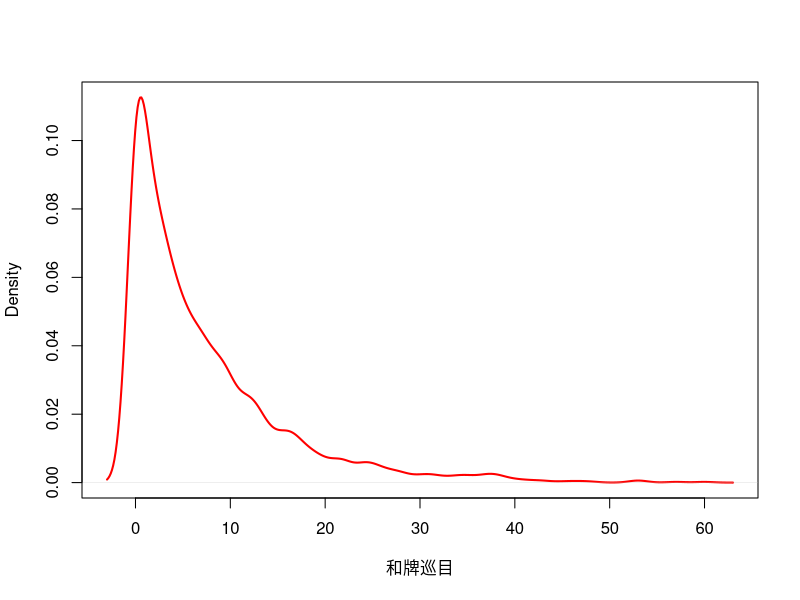
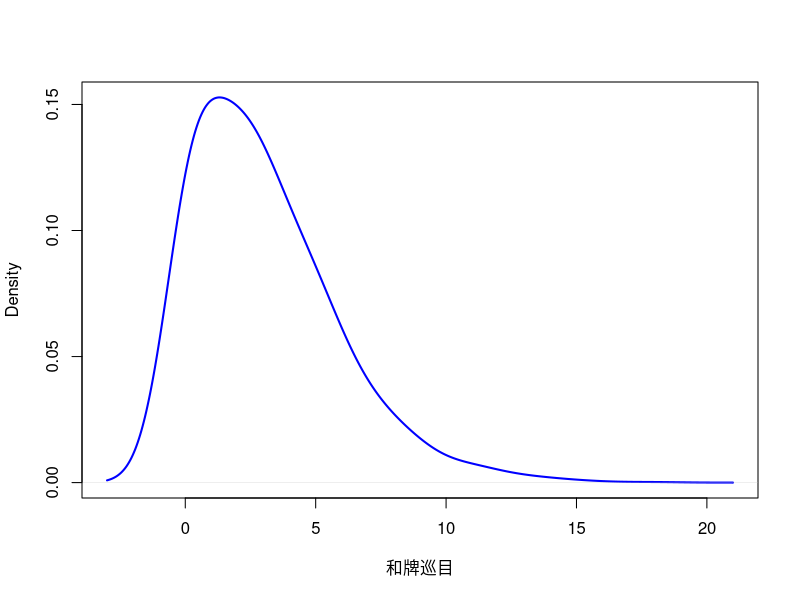
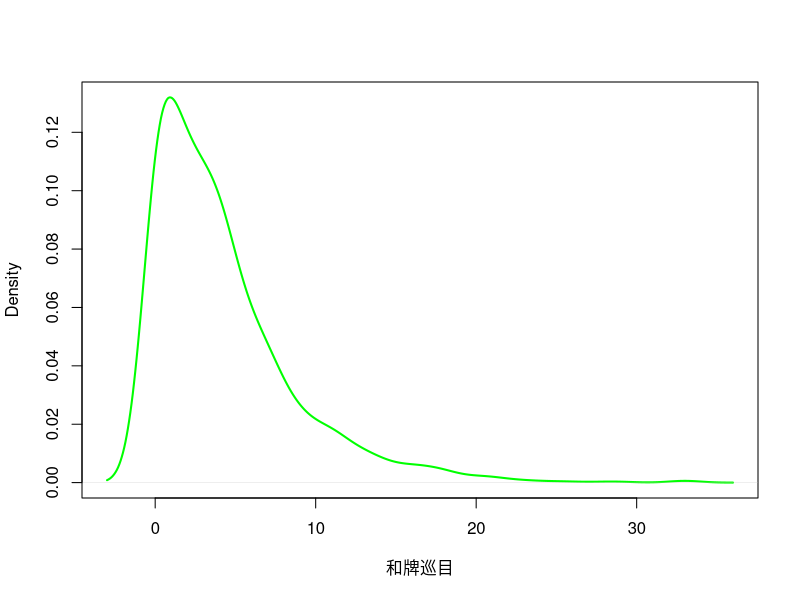
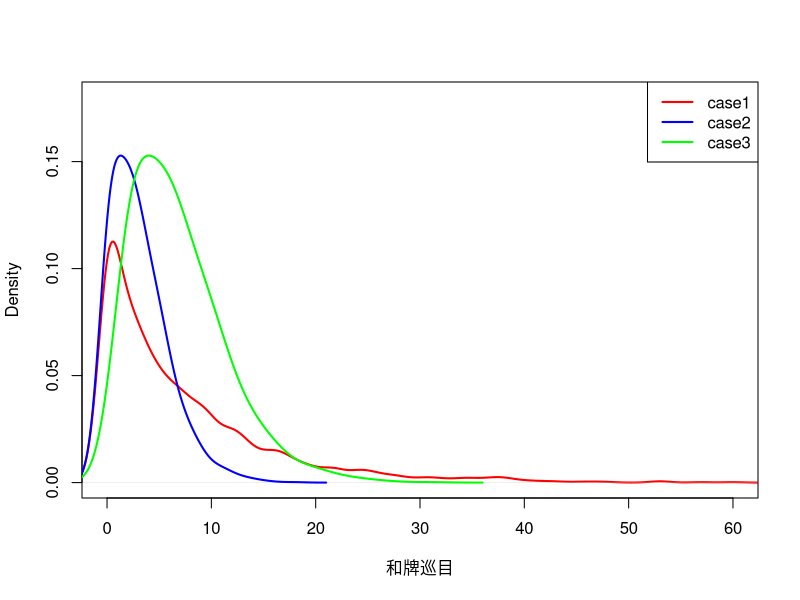
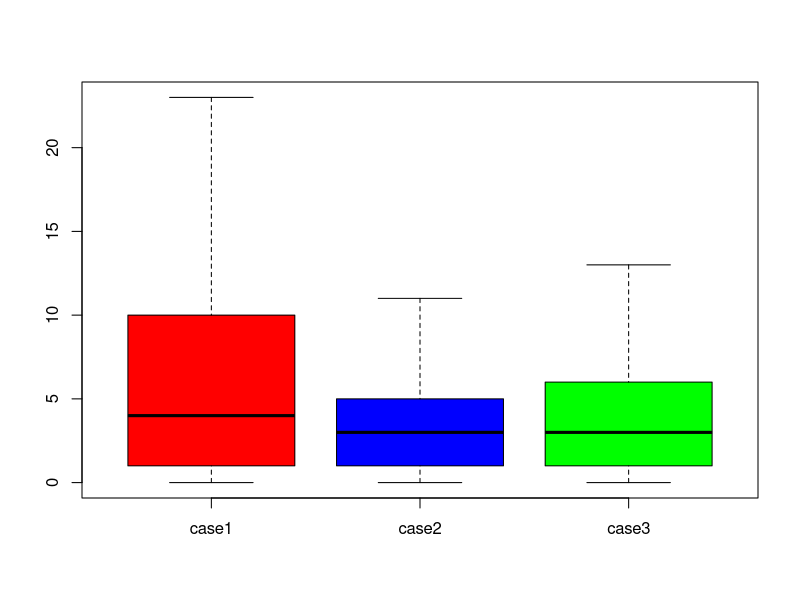
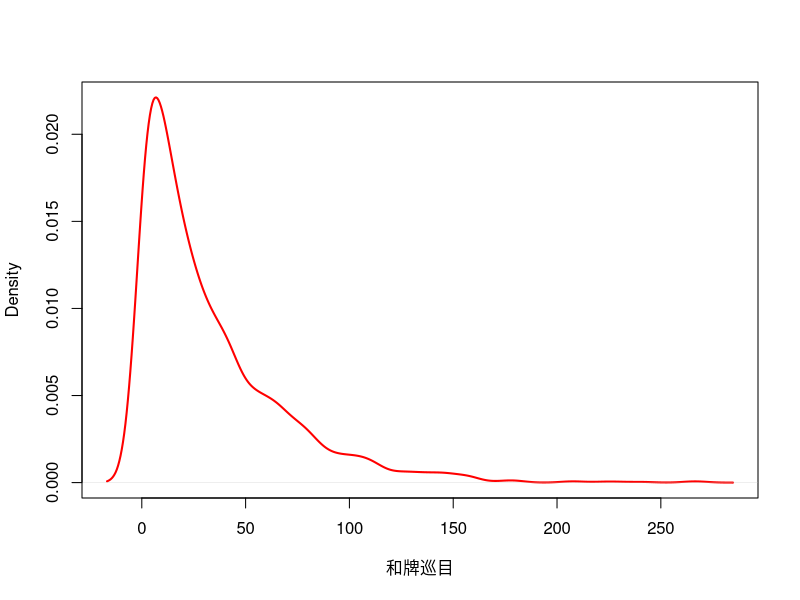
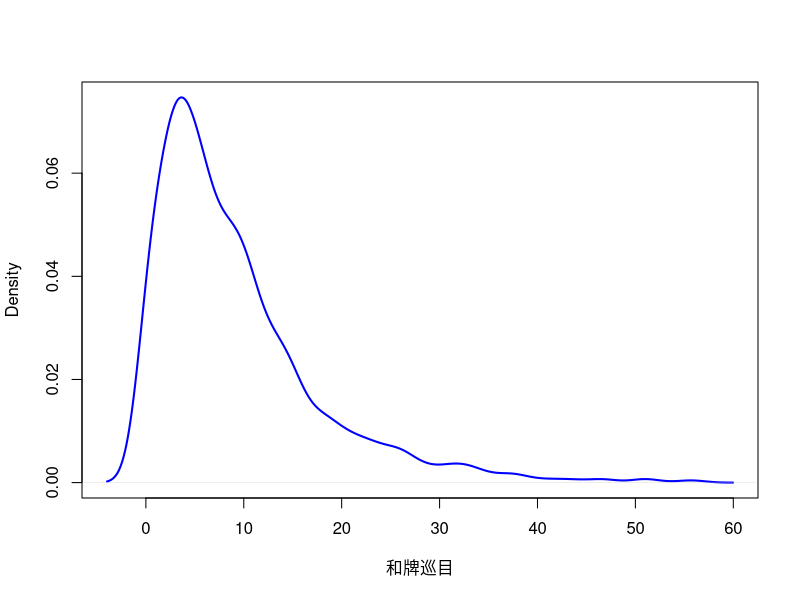
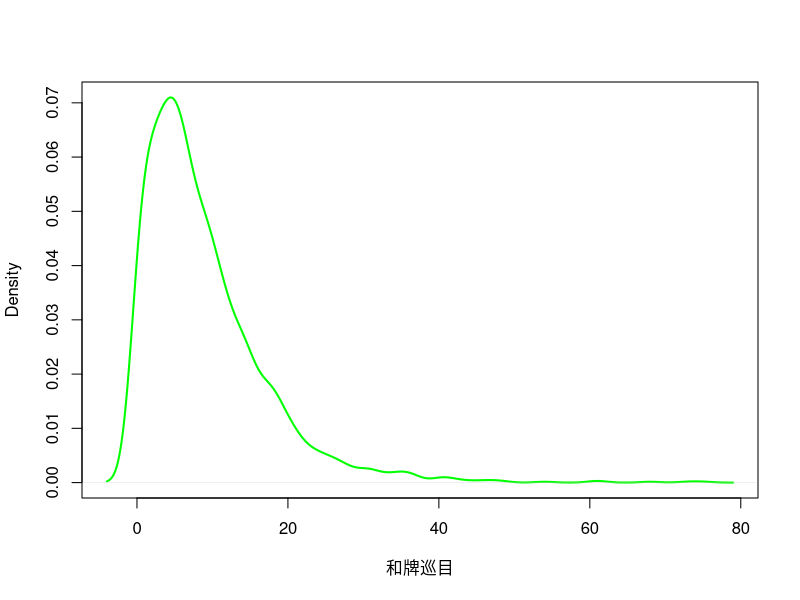

Reproduce these figures in R, in order.
ron <- function(numset){
  judge <- 0
  #input the numbers set and return ron(1) or not(0)
  ronlist <- list(c(0,1,2),c(1,2,3),c(2,3,4),c(3,4,5),c(4,5,6),c(5,6,7),c(6,7,8),c(7,8,9),c(8,9,0),c(9,0,1))
  for(i in 1:length(ronlist)){
    if(all(ronlist[[i]]%in%numset)){
      judge <- 1
      break
    }
  }
  return(judge)
}

neighbor <- function(x){
  #return the neighbor of x
  if(x==0){
    return(c(1,9))
  }
  if(x==9){
    return(c(8,0))
  }
  if((x!=0)&&(x!=9)){
    return(c(x-1,x+1))
  }
}

next_neighbor <- function(x){
  #return the neighbor of x
  if(x==0){
    return(c(2,8))
  }
  if(x==1){
    return(c(3,9))
  }
  if(x==9){
    return(c(7,1))
  }
  if(x==8){
    return(c(6,0))
  }
  if((x!=0)&&(x!=9)&&(x!=1)&&(x!=8)){
    return(c(x-2,x+2))
  }
}


score <- function(numset){
  #judge the value of numbers
  value <-c()
  for(i in 1:length(numset)){
    if(numset[i] %in% numset[-i]){
      value <-c(value,0)
      next
    }
    if((neighbor(numset[i])[1] %in% numset) || (neighbor(numset[i])[2] %in% numset)){
      value <-c(value,3)
      next
    }
    if((next_neighbor(numset[i])[1] %in% numset) && (next_neighbor(numset[i])[2] %in% numset)){
      value <-c(value,3)
      next
    }
    if((next_neighbor(numset[i])[1] %in% numset) || (next_neighbor(numset[i])[2] %in% numset)){
      value <-c(value,2)
      next
    }
    value <-c(value,1)
  }  
  return(value)
}


cards <- 0:9


#case1
case1 <- function(iter=1000){
  ronturns <- c()
  for(i in 1 : iter){
    hand <- sample(cards,4,replace = T)
    ronturn <- 0
    while(ron(hand)!=1){
      hand <- c(sample(cards,1,replace = F),sample(hand,3,replace = F))
      ronturn <- ronturn+1
    }
    ronturns <- c(ronturns,ronturn)
  }
  return(ronturns)
}

#case2
case2 <- function(iter=1000){
  ronturns <- c()
  for(i in 1 : iter){
    hand <- sample(cards,4,replace = T)
    ronturn <- 0
    while(ron(hand)!=1){
      hand <- c(sample(cards,1,replace = F),hand)
      ronturn <- ronturn+1
    }
    ronturns <- c(ronturns,ronturn)
  }
  return(ronturns) 
}

#case3
case3 <- function(iter=1000){
  ronturns <- c()
  for(i in 1 : iter){
    hand <- sample(cards,4,replace = T)
    ronturn <- 0
    while(ron(hand)!=1){
      handscore <- score(hand)
      index <- which(handscore==min(handscore))[1]
      hand <- c(sample(cards,1,replace = F),hand[-index])
      ronturn <- ronturn+1
    }
    ronturns <- c(ronturns,ronturn)
  }
  return(ronturns)
}

set.seed(233)
case1_data <- case1(2000)
case2_data <- case2(2000)
case3_data <- case3(2000)

plot(density(case1_data,bw=1),xlab = "和牌巡目",main = "",col="red",lwd=2)
plot(density(case2_data,bw=1),xlab = "和牌巡目",main = "",col="blue",lwd=2)
plot(density(case3_data,bw=1),xlab = "和牌巡目",main = "",col="green",lwd=2)

plot(density(case1_data,bw=1),xlab = "和牌巡目",main = "",col="red",lwd=2,xlim=c(0,60),ylim=c(0,0.18))
lines(density(case2_data,bw=1)$x,density(case2_data,bw=1)$y,col="blue",lwd=2)
lines(density(case3_data,bw=1)$x,density(case2_data,bw=1)$y,col="green",lwd=2)
legend("topright",legend = c("case1","case2","case3"),lwd=2,col = c("red","blue","green"))

boxplot(cbind(case1_data,case2_data,case3_data),names=c("case1","case2","case3"),col = c("red","blue","green"),outline=F)
(c(mean(case1_data),mean(case2_data),mean(case3_data)))
(c(sd(case1_data),sd(case2_data),sd(case3_data)))


#-----------------------#
ron2 <- function(numset){
  judge <- 0
  #input the numbers set and return ron(1) or not(0)
  ronlist <- list(c(3,4,5),c(4,5,6),c(5,6,7))
  for(i in 1:length(ronlist)){
    if(all(ronlist[[i]]%in%numset)){
      judge <- 1
      break
    }
  }
  return(judge)
}

score2 <- function(numset){
  value <- c()
  for(i in 1:length(numset)){
    if(numset[i] %in% numset[-i] || numset[i] %in% c(0,1,2,8,9)){
      value <-c(value,0)
    }
    else{
      value <-c(value,1)
    }
  }
  return(value)
}

#case4
case4 <- function(iter=1000){
  ronturns <- c()
  for(i in 1 : iter){
    hand <- sample(cards,4,replace = T)
    ronturn <- 0
    while(ron2(hand)!=1){
      hand <- c(sample(cards,1,replace = F),sample(hand,3,replace = F))
      ronturn <- ronturn+1
    }
    ronturns <- c(ronturns,ronturn)
  }
  return(ronturns)
}

#case5
case5 <- function(iter=1000){
  ronturns <- c()
  for(i in 1 : iter){
    hand <- sample(cards,4,replace = T)
    ronturn <- 0
    while(ron2(hand)!=1){
      hand <- c(sample(cards,1,replace = F),hand)
      ronturn <- ronturn+1
    }
    ronturns <- c(ronturns,ronturn)
  }
  return(ronturns) 
}

#case6
case6 <- function(iter=1000){
  ronturns <- c()
  for(i in 1 : iter){
    hand <- sample(cards,4,replace = T)
    ronturn <- 0
    while(ron2(hand)!=1){
      handscore <- score2(hand)
      index <- which(handscore==min(handscore))[1]
      hand <- c(sample(cards,1,replace = F),hand[-index])
      ronturn <- ronturn+1
    }
    ronturns <- c(ronturns,ronturn)
  }
  return(ronturns)
}

case4_data <- case4(2000)
case5_data <- case5(2000)
case6_data <- case6(2000)

plot(density(case4_data),xlab = "和牌巡目",main = "",col="red",lwd=2)
plot(density(case5_data),xlab = "和牌巡目",main = "",col="blue",lwd=2)
plot(density(case6_data),xlab = "和牌巡目",main = "",col="green",lwd=2)

plot(density(case4_data),xlab = "和牌巡目",main = "",col="red",lwd=2,xlim=c(0,100),ylim=c(0,0.08))
lines(density(case5_data)$x,density(case5_data,bw=1)$y,col="blue",lwd=2)
lines(density(case6_data)$x,density(case6_data,bw=1)$y,col="green",lwd=2)
legend("topright",legend = c("case4","case5","case6"),lwd=2,col = c("red","blue","green"))

boxplot(cbind(case4_data,case5_data,case6_data),names=c("case4","case5","case6"),col = c("red","blue","green"),outline=F)
(c(mean(case4_data),mean(case5_data),mean(case6_data)))
(c(sd(case4_data),sd(case5_data),sd(case6_data)))

#compare
plot(density(case1_data,bw=1),xlab = "和牌巡目",main = "",col="black",lwd=2)
lines(density(case4_data)$x,density(case4_data)$y,col="red",lwd=2)
legend("topright",legend = c("附加条件前","附加条件后"),lwd=2,col = c("black","red"))

plot(density(case2_data,bw=1),xlab = "和牌巡目",main = "",col="black",lwd=2)
lines(density(case5_data)$x,density(case5_data)$y,col="blue",lwd=2)
legend("topright",legend = c("附加条件前","附加条件后"),lwd=2,col = c("black","blue"))

plot(density(case3_data,bw=1),xlab = "和牌巡目",main = "",col="black",lwd=2)
lines(density(case6_data)$x,density(case6_data)$y,col="green",lwd=2)
legend("topright",legend = c("附加条件前","附加条件后"),lwd=2,col = c("black","green"))
